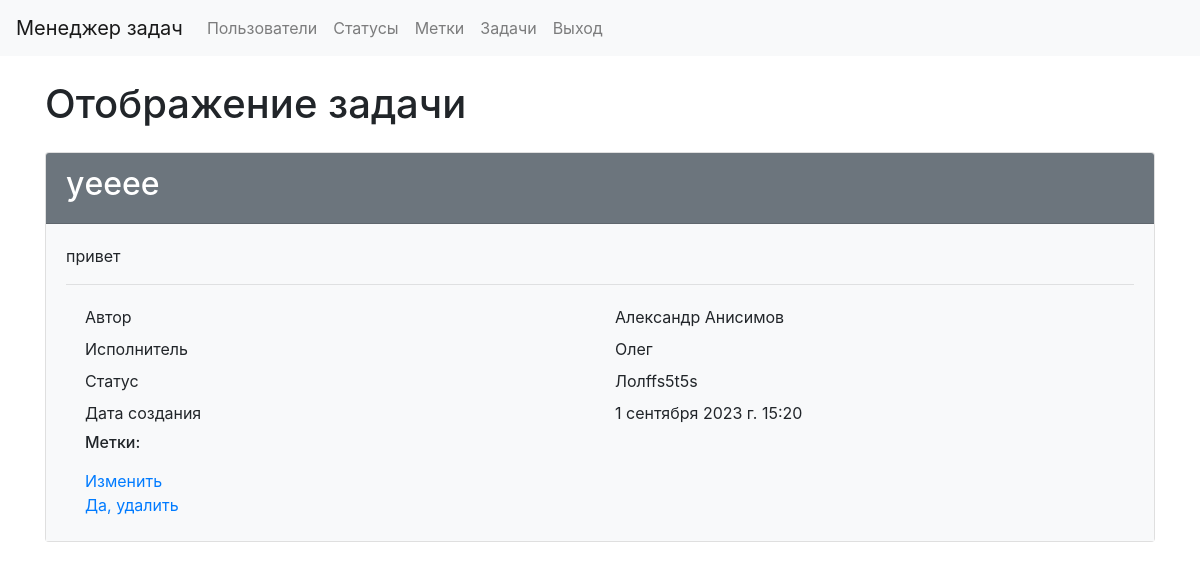
Page /tasks/3/ (signed in) on the committed database.
### tasks/models.py (models this page shows, shortened)
class Task(models.Model):
    creator = models.ForeignKey(
        CustomUsers,
        on_delete=models.RESTRICT,
        verbose_name="Создатель",
        related_name="creator"
    )
    name = models.CharField(max_length=255, verbose_name="Название")
    description = models.TextField(blank=True, verbose_name="Описание")
    status = models.ForeignKey(
        Status,
        on_delete=models.RESTRICT,
        verbose_name="Статус"
    )
    executor = models.ForeignKey(
        CustomUsers,
        blank=True,
        null=True,
        on_delete=models.RESTRICT,
        verbose_name="Исполнитель"
    )
    labels = models.ManyToManyField(Label, blank=True, verbose_name="Метка")
    created_at = models.DateTimeField(
        auto_now_add=True,
        verbose_name="Время создания"
    )
    updated_at = models.DateTimeField(
        auto_now=True,
        verbose_name="Время изменения"
    )

### users/models.py (models this page shows)
class CustomUsers(AbstractUser):
    first_name = models.CharField(max_length=255, default="")
    last_name = models.CharField(max_length=255, default="")
    def __str__(self):
        return self.first_name

### statuses/models.py (models this page shows, shortened)
class Status(models.Model):
    name = models.CharField(
        max_length=100,
        db_index=True,
        verbose_name="Статус"
    )
    created_at = models.DateTimeField(
        auto_now_add=True,
        verbose_name="Время создания"
    )
    updated_at = models.DateTimeField(
        auto_now=True,
        verbose_name="Время изменения"
    )
    def __str__(self):
        return self.name
    class Meta:
        verbose_name = 'Статус'
        verbose_name_plural = 'Статусы'
        ordering = ['id']

### tasks/views.py (the view)
# urls.py: path('<int:pk>/', TaskPage.as_view(), name="task_page"),
class TaskPage(LoginRequiredMixin, DataMixin, DetailView):
    model = Task
    template_name = "tasks/task_page.html"
    context_object_name = 'task'
    def get_context_data(self, *, object_list=None, **kwargs):
        context = super().get_context_data(**kwargs)
        c_def = self.get_user_context(title=_("Task page"))
        return context | c_def

### task_manager/utils.py (called while the page is built)
    def get_user_context(self, **kwargs):
        context = kwargs
        user_menu = menu.copy()
        if self.request.user.is_authenticated:
            user_menu.pop(4)
            user_menu.pop(4)
        if not self.request.user.is_authenticated:
            user_menu.pop(1)
            user_menu.pop(1)
            user_menu.pop(1)
            user_menu.pop(3)
        context['menu'] = user_menu
        return context

### task_manager/templates/tasks/task_page.html (shortened to what this page needs)
{% extends 'layout.html' %}
{% load bootstrap4 %}
{% block content %}
{% load i18n %}
<div class="container wrapper flex-grow-1">
    <h1 class="my-4"> {% trans "Task view" %} </h1>
    <div class="card">
        <div class="card-header bg-secondary text-white">
            <h2>{{ task.name }}</h2>
        </div>
        <div class="card-body bg-light">
            <p> {{ task.description }}
            <hr>
            <div class="container">
                <div class="row p-1">
                    <div class="col">{% trans "Author" %}</div>
                    <div class="col"> {{ task.creator.first_name }} {{ task.creator.last_name }}</div>
                </div>
                <div class="row p-1">
                    <div class="col">{% trans "Executor" %}</div>
                    <div class="col"> {{ task.executor }} </div>
                </div>
                <div class="row p-1">
                    <div class="col">{% trans "Status" %}</div>
                    <div class="col"> {{ task.status }} </div>
                </div>
                <div class="row p-1">
                    <div class="col">{% trans "Creation date" %}</div>
                    <div class="col"> {{ task.created_at }} </div>
                </div>
                <div class="row p-1">
                    <div class="col">
                      <h6>{% trans "Labels" %}:</h6>
                    </div>
                  </div>
                <div class="row p-1">
                    <div class="col">
                        <a href="{% url "task_update" task.id %}"> {% trans "Update" %} </a>
                        <br>
                        <a href="{% url "task_delete" task.id %}"> {% trans "Delete" %} </a>
                    </div>
                  </div>
</div>
{% endblock %}

### rows in the picture
Task: name "уeeee", description "привет", creator.first_name "Александр", creator.last_name "Анисимов", executor "Олег", status "Лолffs5t5s", created_at "1 сентября 2023 г. 15:20"

### other values in the picture
{{ menu_tag.title }} "Пользователи" "Статусы" "Метки" "Задачи" "Выход"
